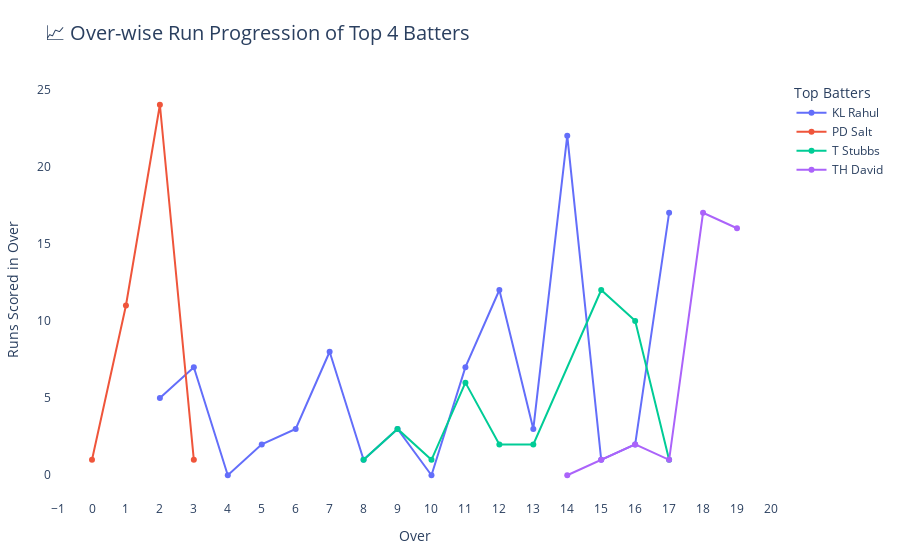

Here is the notebook cell this chart was saved with:
### Code cell
top_batters = (
    df_copy.groupby('batter')['runs_batter']
    .sum()
    .sort_values(ascending=False)
    .head(4)
    .index.tolist()
)

batters_progression = df_copy[df_copy['batter'].isin(top_batters)]
batters_overwise = (
    batters_progression.groupby(['batter', 'over'])
    .agg(runs_in_over=('runs_batter', 'sum'))
    .reset_index()
)

plt = px.line(
    batters_overwise,
    x='over',
    y='runs_in_over',
    color='batter',
    markers=True,
    title='📈 Over-wise Run Progression of Top 4 Batters',
    labels={
        'over': 'Over',
        'runs_in_over': 'Runs in Over',
        'batter': 'Batter'
    },
    hover_data={
        'over': True,
        'runs_in_over': True,
        'batter': True
    }
)

plt.update_layout(
    xaxis=dict(tickmode='linear'),
    yaxis_title='Runs Scored in Over',
    legend_title='Top Batters',
    title_font_size=20,
    plot_bgcolor='rgba(0,0,0,0)',
    paper_bgcolor='white',
    margin=dict(l=40, r=40, t=80, b=60),
    hovermode='x unified'
)

plt.show()

### Figure 1 — Plotly figure (JSON) as saved in the notebook; plotly's stock layout.template omitted (floating-point values rounded to 4 significant figures)
{"data": [{"customdata": [["KL Rahul"], ["KL Rahul"], ["KL Rahul"], ["KL Rahul"], ["KL Rahul"], ["KL Rahul"], ["KL Rahul"], ["KL Rahul"], ["KL Rahul"], ["KL Rahul"], ["KL Rahul"], ["KL Rahul"], ["KL Rahul"], ["KL Rahul"], ["KL Rahul"], ["KL Rahul"]], "hovertemplate": "Batter=%{customdata[0]}<br>Over=%{x}<br>Runs in Over=%{y}<extra></extra>", "legendgroup": "KL Rahul", "line": {"color": "#636efa", "dash": "solid"}, "marker": {"symbol": "circle"}, "mode": "lines+markers", "name": "KL Rahul", "orientation": "v", "showlegend": true, "type": "scatter", "x": [2, 3, 4, 5, 6, 7, 8, 9, 10, 11, 12, 13, 14, 15, 16, 17], "xaxis": "x", "y": [5, 7, 0, 2, 3, 8, 1, 3, 0, 7, 12, 3, 22, 1, 2, 17], "yaxis": "y"}, {"customdata": [["PD Salt"], ["PD Salt"], ["PD Salt"], ["PD Salt"]], "hovertemplate": "Batter=%{customdata[0]}<br>Over=%{x}<br>Runs in Over=%{y}<extra></extra>", "legendgroup": "PD Salt", "line": {"color": "#EF553B", "dash": "solid"}, "marker": {"symbol": "circle"}, "mode": "lines+markers", "name": "PD Salt", "orientation": "v", "showlegend": true, "type": "scatter", "x": [0, 1, 2, 3], "xaxis": "x", "y": [1, 11, 24, 1], "yaxis": "y"}, {"customdata": [["T Stubbs"], ["T Stubbs"], ["T Stubbs"], ["T Stubbs"], ["T Stubbs"], ["T Stubbs"], ["T Stubbs"], ["T Stubbs"], ["T Stubbs"]], "hovertemplate": "Batter=%{customdata[0]}<br>Over=%{x}<br>Runs in Over=%{y}<extra></extra>", "legendgroup": "T Stubbs", "line": {"color": "#00cc96", "dash": "solid"}, "marker": {"symbol": "circle"}, "mode": "lines+markers", "name": "T Stubbs", "orientation": "v", "showlegend": true, "type": "scatter", "x": [8, 9, 10, 11, 12, 13, 15, 16, 17], "xaxis": "x", "y": [1, 3, 1, 6, 2, 2, 12, 10, 1], "yaxis": "y"}, {"customdata": [["TH David"], ["TH David"], ["TH David"], ["TH David"], ["TH David"], ["TH David"]], "hovertemplate": "Batter=%{customdata[0]}<br>Over=%{x}<br>Runs in Over=%{y}<extra></extra>", "legendgroup": "TH David", "line": {"color": "#ab63fa", "dash": "solid"}, "marker": {"symbol": "circle"}, "mode": "lines+markers", "name": "TH David", "orientation": "v", "showlegend": true, "type": "scatter", "x": [14, 15, 16, 17, 18, 19], "xaxis": "x", "y": [0, 1, 2, 1, 17, 16], "yaxis": "y"}], "layout": {"hovermode": "x unified", "legend": {"title": {"text": "Top Batters"}, "tracegroupgap": 0}, "margin": {"b": 60, "l": 40, "r": 40, "t": 80}, "paper_bgcolor": "white", "plot_bgcolor": "rgba(0,0,0,0)", "title": {"font": {"size": 20}, "text": "📈 Over-wise Run Progression of Top 4 Batters"}, "xaxis": {"anchor": "y", "domain": [0, 1], "tickmode": "linear", "title": {"text": "Over"}}, "yaxis": {"anchor": "x", "domain": [0, 1], "title": {"text": "Runs Scored in Over"}}}}
